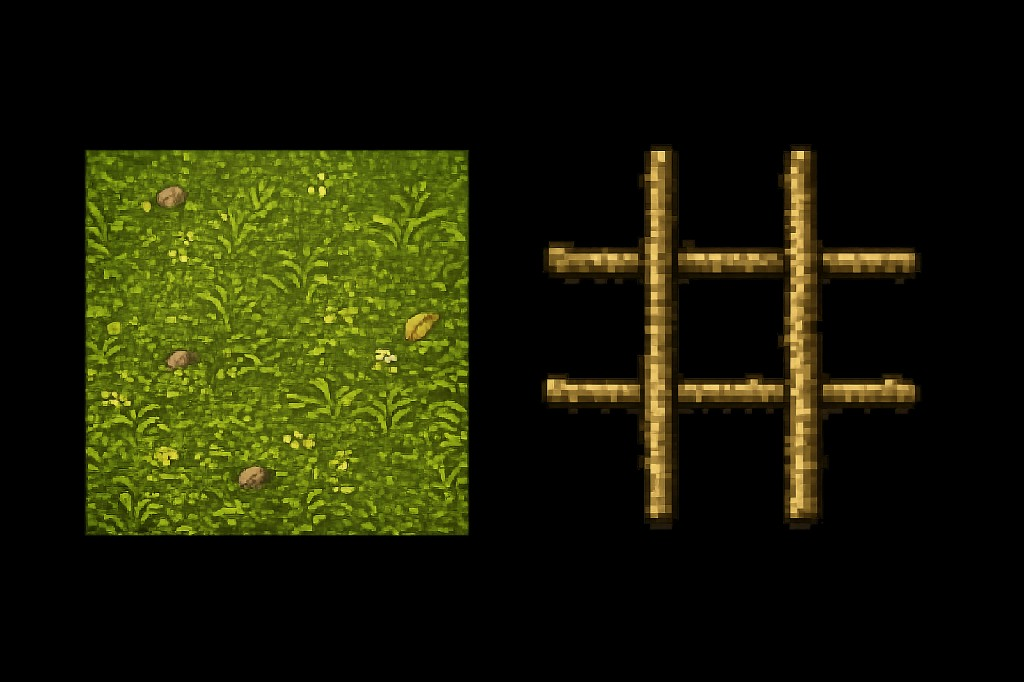
#> input picture GameBase/assets/tictactoe_bg_elements_source.png, 1024 x 682 px, found by its file name
$ python generate_ttt_grid.py
#> lines starting #> are read from the running program, lines starting #| are printed output that depends on the picture
### GameBase/tools/png_to_spritesheet.py
#!/usr/bin/env python3
"""Convert a PNG to a PROGMEM sprite sheet header with optional region metadata."""

import argparse
import os
import sys

try:
    from PIL import Image
except ImportError:
    print("Pillow is required: pip install pillow", file=sys.stderr)
    sys.exit(1)

sys.path.insert(0, os.path.dirname(__file__))
from sprite_encoding import (  # noqa: E402
    choose_bpp,
    encode_sheet,
    format_u8_array,
    preview_stats,
    rasterize_sheet,
    rgb_to_rgb565,
    write_asset_header,
    write_legacy_header,
)


# [8 lines left out: function is_opaque_pixel, not called in this run]


def is_outline_pixel(r, g, b, a):
    return a >= 20 and r < 140 and g < 140 and b < 140


# [55 lines left out: functions flood_fill_digits, load_processed_image, not called in this run]


def image_to_sheet(path_or_image, transparent_rgb=None, fill_digits=False, regions=None):
    if isinstance(path_or_image, Image.Image):
        image = path_or_image.convert("RGBA")
    else:
        image = load_processed_image(path_or_image, transparent_rgb, fill_digits, regions)
    width, height = image.size
    colors, opaque_grid = rasterize_sheet(image, transparent_rgb)

    bitmap = []
    mask_rows = []
    for y in range(height):
        row_bits = []
        for x in range(width):
            bitmap.append(colors[y][x] if opaque_grid[y][x] else 0xFFFF)
            row_bits.append("1" if opaque_grid[y][x] else "0")
        for i in range(0, width, 8):
            chunk = row_bits[i : i + 8]
            while len(chunk) < 8:
                chunk.append("0")
            mask_rows.append(int("".join(chunk), 2))

    return width, height, bitmap, mask_rows


def format_array(values, per_line=12):
    lines = []
    for i in range(0, len(values), per_line):
        chunk = values[i : i + per_line]
        lines.append("  " + ", ".join(f"0x{v:04X}" for v in chunk) + ",")
    return "\n".join(lines)


def write_header(
    output_path,
    name,
    width,
    height,
    bitmap,
    mask_rows,
    regions=None,
):
    guard = f"_{name.upper()}_H_"
    with open(output_path, "w", encoding="utf-8") as f:
        f.write(f"#ifndef {guard}\n#define {guard}\n#include <Arduino.h>\n\n")
        f.write(f"#define {name.upper()}_WIDTH {width}\n")
        f.write(f"#define {name.upper()}_HEIGHT {height}\n\n")
        f.write(f"const unsigned short {name}[{len(bitmap)}] PROGMEM={{\n")
        f.write(format_array(bitmap))
        f.write("\n};\n\n")
        f.write(f"const uint8_t {name}Mask[{len(mask_rows)}] PROGMEM={{\n")
        f.write(format_u8_array(mask_rows, per_line=16))
        f.write("\n};\n")

        if regions:
            f.write(f"\nstatic const SpriteSheetRegion {name}Regions[] PROGMEM = {{\n")
            for label, x, y, w, h in regions:
                f.write(f"  {{ {x}, {y}, {w}, {h} }}, // {label}\n")
            f.write("};\n")

        f.write(f"\n#endif\n")


# [91 lines left out: function main, not called in this run]


# [2 lines that do not run on import are left out]

### GameBase/tools/sprite_encoding.py
"""Shared sprite encoding and PROGMEM header generation for GameBase tools."""

from __future__ import annotations

from dataclasses import dataclass
from typing import Iterable, List, Optional, Sequence, Tuple

try:
    from PIL import Image
except ImportError:
    Image = None  # type: ignore

Color = Tuple[int, int, int]
Region = Tuple[str, int, int, int, int]


def rgb_to_rgb565(r: int, g: int, b: int) -> int:
    return ((r & 0xF8) << 8) | ((g & 0xFC) << 3) | (b >> 3)


# [5 lines left out: function rgb565_to_rgb, not called in this run]


def is_opaque_pixel(r: int, g: int, b: int, a: int, transparent_rgb: Optional[Color]) -> bool:
    if a < 20:
        return False
    if transparent_rgb is not None:
        tr, tg, tb = transparent_rgb
        if abs(r - tr) <= 12 and abs(g - tg) <= 12 and abs(b - tb) <= 12:
            return False
    return True


# [6 lines left out: function max_palette_size, not called in this run]


@dataclass
class EncodedSheet:
    bpp: int
    sheet_width: int
    sheet_height: int
    palette: List[int]
    pixels: List[int]
    mask_rows: List[int]
    regions: List[Region]
    preview: Optional[Image.Image]


# [163 lines left out: functions nearest_palette_index, build_palette_from_colors, quantize_palette, choose_bpp, resolve_palette, pack_mask_row and 4 more, not called in this run]


def rasterize_sheet(
    sheet: Image.Image,
    transparent_rgb: Optional[Color],
) -> Tuple[List[List[int]], List[List[bool]]]:
    width, height = sheet.size
    pixels = sheet.load()
    colors: List[List[int]] = []
    opaque_grid: List[List[bool]] = []
    for y in range(height):
        row_colors: List[int] = []
        row_opaque: List[bool] = []
        for x in range(width):
            r, g, b, a = pixels[x, y]
            opaque = is_opaque_pixel(r, g, b, a, transparent_rgb)
            row_colors.append(rgb_to_rgb565(r, g, b))
            row_opaque.append(opaque)
        colors.append(row_colors)
        opaque_grid.append(row_opaque)
    return colors, opaque_grid


# [97 lines left out: functions encode_raster, encode_sheet, compose_sheet, format_u16_array, not called in this run]


def format_u8_array(values: Sequence[int], per_line: int = 16) -> str:
    lines = []
    for i in range(0, len(values), per_line):
        chunk = values[i : i + per_line]
        lines.append("  " + ", ".join(f"0x{v:02X}" for v in chunk) + ",")
    return "\n".join(lines)


# [119 lines left out: functions write_legacy_header, write_asset_header, write_header, preview_stats, not called in this run]

### GameBase/tools/generate_ttt_grid.py
#!/usr/bin/env python3
"""Crop the stick tic-tac-toe grid ("#") and emit it as a transparent overlay.

The grid is drawn on a black background in the source; we key that black out
so the grass tiled background shows through the gaps. The scene draws this as
a single Avatar over the tiled grass, with Mei/Cat-Bus tokens on top.
"""

import os
import sys

sys.path.insert(0, os.path.dirname(__file__))
from png_to_spritesheet import image_to_sheet, write_header

from PIL import Image

SOURCE = "assets/tictactoe_bg_elements_source.png"
OUTPUT_PNG = "assets/ttt_grid_preview.png"
OUTPUT_HEADER = "src/sprite_ttt_grid.h"
CROP = (542, 146, 919, 528)
SIZE = 210


def main():
    if not os.path.exists(SOURCE):
        raise SystemExit(f"Missing source: {SOURCE}")

    src = Image.open(SOURCE).convert("RGB")
#> src is the input picture: PIL image 1024x682 RGB; mean R, G, B 27.7, 29.7, 6.1
    grid = src.crop(CROP).resize((SIZE, SIZE), Image.Resampling.LANCZOS)
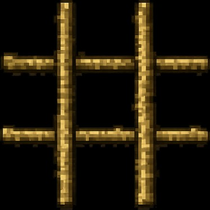
#> grid: PIL image 210x210 RGB; mean R, G, B 33.6, 26.3, 11.1

    os.makedirs(os.path.dirname(OUTPUT_PNG), exist_ok=True)
    grid.save(OUTPUT_PNG)

    width, height, bitmap, mask_rows = image_to_sheet(grid, transparent_rgb=(0, 0, 0))
    write_header(OUTPUT_HEADER, "sprite_ttt_grid", width, height, bitmap, mask_rows)
#> the loop in format_array, `for i in range(0, len(values), per_line):` made 3675 passes
#> i on passes 2 to 4: 12, 24, 36
#> the loop in format_u8_array, `for i in range(0, len(values), per_line):` made 355 passes
#> i on passes 2 to 4: 16, 32, 48
    print("Generated", OUTPUT_HEADER)


if __name__ == "__main__":
    main()

$ run again, with GameBase/assets/font_levelup_source.png copied over GameBase/assets/tictactoe_bg_elements_source.png
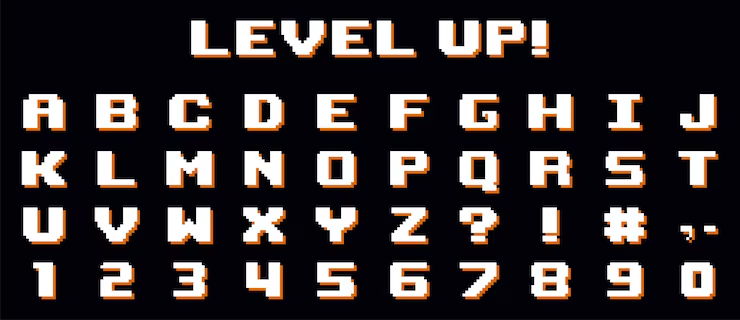
#> input picture GameBase/assets/font_levelup_source.png, 740 x 320 px, found by its file name
#> in main, src is the input picture: PIL image 740x320 RGB; mean R, G, B 55.2, 48.7, 49.3
#> in main, `grid = src.crop(CROP).resize((SIZE, SIZE), Image.Resampling.LANCZOS)`:
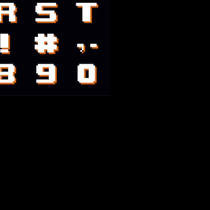
#> grid: PIL image 210x210 RGB; mean R, G, B 14.2, 12.4, 12.3
#> the loop in format_array, `for i in range(0, len(values), per_line):` made 3675 passes
#> i on passes 2 to 4: 12, 24, 36
#> the loop in format_u8_array, `for i in range(0, len(values), per_line):` made 355 passes
#> i on passes 2 to 4: 16, 32, 48
